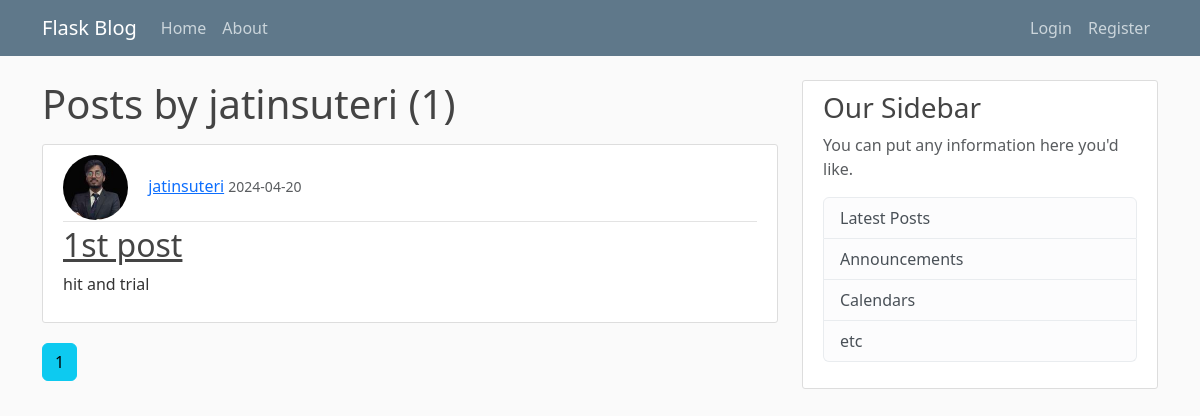
The page /user/jatinsuteri on the database its author committed.
### flaskblog/models.py (models this page shows, shortened)
class User(db.Model,UserMixin):
    id = db.Column(db.Integer, primary_key = True)
    username = db.Column(db.String(20), unique = True, nullable = False)
    email = db.Column(db.String(120), unique = True, nullable = False)
    password = db.Column(db.String(60), nullable = False)
    posts = db.relationship('Post', backref = 'author', lazy = True)
    image_file = db.Column(db.String(20), nullable=False, default='default.png')

class Post(db.Model):
    id = db.Column(db.Integer, primary_key=True)
    title = db.Column(db.String(100), nullable=False)
    date_posted = db.Column(db.DateTime, nullable=False, default=datetime.now)
    content = db.Column(db.Text, nullable=False)
    user_id = db.Column(db.Integer, db.ForeignKey('user.id'), nullable=False)

### flaskblog/routes.py (the view)
@app.route('/user/<string:username>')
def user_posts(username):
    page = request.args.get('page',1,type=int)
    user = User.query.filter_by(username=username).first_or_404()
    posts = Post.query.filter_by(author = user)\
        .order_by(Post.date_posted.desc())\
        .paginate(page=page, per_page=5)
    return render_template('user_posts.html',user=user,posts=posts)

### flaskblog/templates/user_posts.html
{% extends "layout.html" %}
{% block content %}
    <h1 class="mb-3">Posts by {{ user.username }} ({{ posts.total }})</h1>
    {% for post in posts.items %}
        <article class="media content-section">
          <div class="media-body">
            <div class="article-metadata">
                <img class="rounded-circle article-img" src="{{ url_for('static', filename='profile_pics/' + post.author.image_file) }}">
              <a class="mr-2" href="{{ url_for('user_posts', username=post.author.username) }}">{{ post.author.username }}</a>
              <small class="text-muted">{{ post.date_posted.strftime('%Y-%m-%d') }}</small>
            </div>
            <h2><a class="article-title" href="{{ url_for('post', post_id=post.id) }}">{{ post.title }}</a></h2>
            <p class="article-content">{{ post.content }}</p>
          </div>
        </article>
    {% endfor %}
    {% for page_num in posts.iter_pages(left_edge=1, right_edge=1, left_current=1, right_current=2) %}
      {% if page_num %}
        {% if posts.page == page_num %}
          <a class="btn btn-info mb-4" href="{{ url_for('user_posts', username=user.username, page=page_num) }}">{{ page_num }}</a>
        {% else %}
          <a class="btn btn-outline-info mb-4" href="{{ url_for('user_posts', username=user.username, page=page_num) }}">{{ page_num }}</a>
        {% endif %}
      {% else %}
        ...
      {% endif %}
    {% endfor %}
{% endblock content %}

### flaskblog/static/main.css (style rules this page uses)
body { background: #fafafa; color: #333333; margin-top: 5rem; }
h1, h2, h3, h4, h5, h6 { color: #444444; }
.content-section { background: #ffffff; padding: 10px 20px; border: 1px solid #dddddd; border-radius: 3px; margin-bottom: 20px; }
.article-title { color: #444444; }
.article-content { white-space: pre-line; }
.article-img { height: 65px; width: 65px; margin-right: 16px; }
.article-metadata { padding-bottom: 1px; margin-bottom: 4px; border-bottom: 1px solid #e3e3e3 }

### rows shown on the page
User: username "jatinsuteri"
Post: image_file (picture), author.username "jatinsuteri", date_posted "2024-04-20", title "1st post", content "hit and trial"

### other values the page prints
{{ posts.total }} "1"
{{ page_num }} "1"
